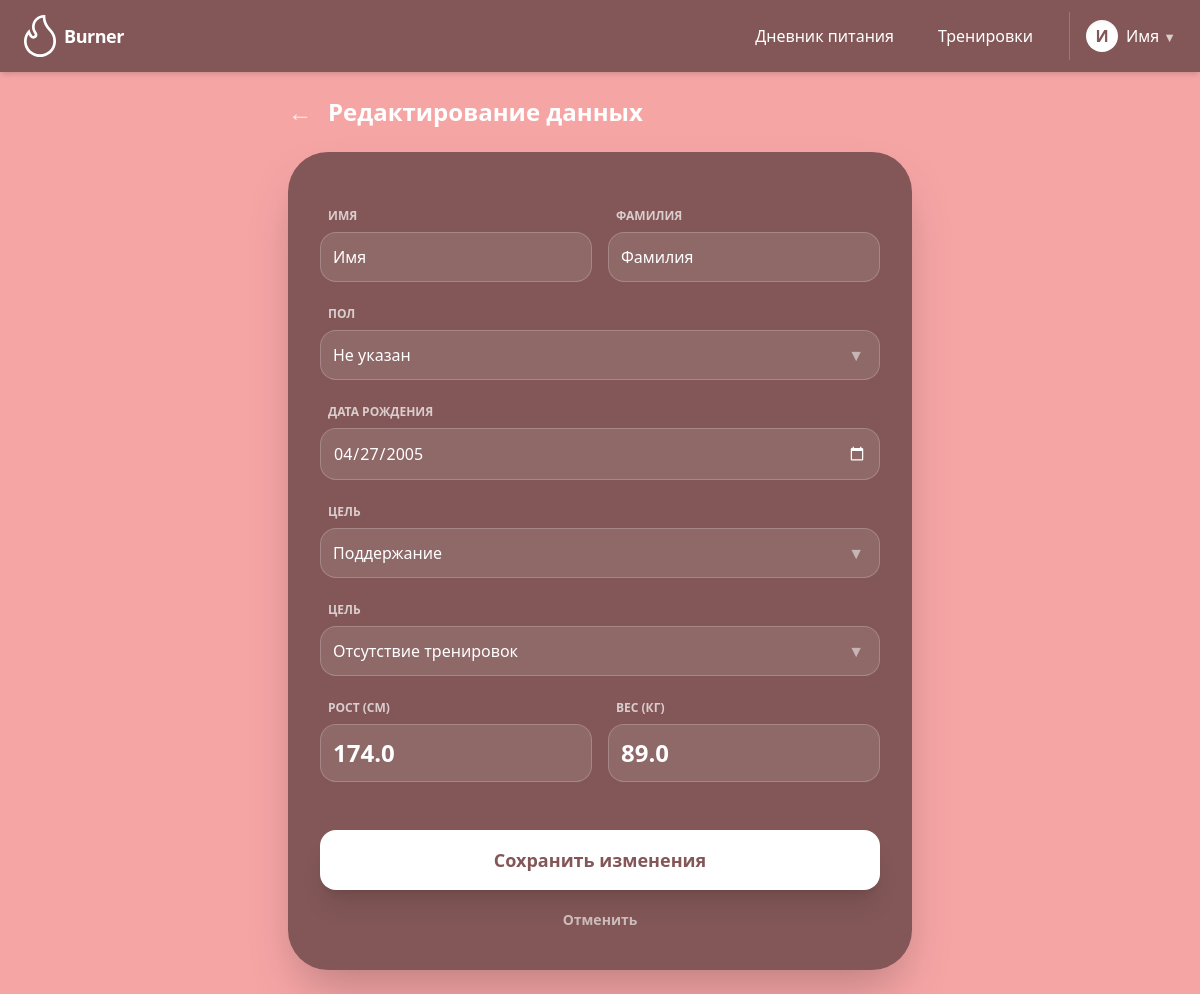
Screenshot of /profile/edit (signed in) with the database file from the repository.
### a_profile/models.py (models this page shows, shortened)
class Profile(models.Model):
    class Male(models.TextChoices):
        MAN = "Мужской", "Мужской"
        WOMAN = (
            "Женский",
            "Женский",
        )
        NONE = "Не указан", "Не указан"
    class Goal(models.TextChoices):
        LOSS = "Сброс", "Сброс"
        MAINTANE = (
            "Поддержание",
            "Поддержание",
        )
        ADD = "Набор", "Набор"
    class Activity(models.IntegerChoices):
        SEAT = 1, "Отсутствие тренировок"
        LIGHT = 2, "1–3 тренировки в неделю"
        MID = 3, "3–5 тренировок в неделю"
        HIGH = 4, "6–7 тренировок в неделю"
        OVERHIGH = 5, "Профессиональный спорт"
    user = models.OneToOneField(User, on_delete=models.CASCADE, related_name="profile")
    f_name = models.CharField(max_length=20, blank=True, default="Имя")
    l_name = models.CharField(max_length=20, blank=True, default="Фамилия")
    email = models.EmailField( blank=True)
    male = models.CharField(max_length=20, choices=Male.choices, default=Male.NONE)
    goal = models.CharField(max_length=20, choices=Goal.choices, default=Goal.MAINTANE)
    activity = models.IntegerField(choices=Activity.choices, default=Activity.LIGHT)
    plusstatus = models.BooleanField(default=False)
    height = models.DecimalField(max_digits=4, decimal_places=1, default=0.0)
    weight = models.DecimalField(max_digits=4, decimal_places=1, default=0.0)
    dete_birth = models.DateField(null=True)
    created = models.DateTimeField(auto_now_add=True)

### a_profile/views.py (the view, shortened to what this page needs)
# urls.py: path('profile/edit', profile_edit_view, name='profile-edit'),
@login_required
def profile_edit_view(request):
    form = ProfileEditForm(instance=request.user.profile)
    return render(request, 'a_profile/profile_edit.html', {'form' : form})

### a_profile/forms.py
class ProfileEditForm(ModelForm):
    class Meta:
        model = Profile
        exclude = ['user', 'plusstatus', 'email']
        labels = {
            'firstname' : 'Имя',
            'lastname' : 'Фамилия',
            'male' : 'Пол',
            'goal' : 'Цель',
            'activity': 'Активность',
            'height' : 'Рост',
            'weight' : 'Вес',
            'dete_birth' : 'Дата рождения',
        }

### templates/a_profile/profile_edit.html (shortened to what this page needs)
{% extends 'base.html' %}
{% load static %}
{% block content %}
<main class="max-w-2xl mx-auto p-6">
    <div class="mb-6 flex items-center gap-4">
        <a href="{% url 'profile' %}" class="text-white opacity-80 hover:opacity-100 transition text-2xl">←</a>
        <h2 class="text-white text-2xl font-bold">Редактирование данных</h2>
    </div>
    <form method="POST" novalidate class="bg-[#835757] rounded-[2.5rem] p-8 text-white shadow-2xl space-y-6">
        <div class="grid grid-cols-1 md:grid-cols-2 gap-4">
            <div class="flex flex-col gap-2">
                <label for="{{ form.f_name.id_for_label }}" class="text-xs uppercase font-bold opacity-70 ml-2">Имя</label>
                <input type="text" name="f_name" id="{{ form.f_name.id_for_label }}"
                       value="{{ form.f_name.value|default:'' }}"
                       class="bg-white/10 border border-white/20 p-3 rounded-2xl outline-none focus:ring-2 focus:ring-white/50 transition">
            </div>
            <div class="flex flex-col gap-2">
                <label for="{{ form.l_name.id_for_label }}" class="text-xs uppercase font-bold opacity-70 ml-2">Фамилия</label>
                <input type="text" name="l_name" id="{{ form.l_name.id_for_label }}"
                       value="{{ form.l_name.value|default:'' }}"
                       class="bg-white/10 border border-white/20 p-3 rounded-2xl outline-none focus:ring-2 focus:ring-white/50 transition">
            </div>
        </div>
        <div class="flex flex-col gap-2">
            <label for="{{ form.male.id_for_label }}" class="text-xs uppercase font-bold opacity-70 ml-2">Пол</label>
            <div class="relative">
                <select name="male" id="{{ form.male.id_for_label }}"
                        class="w-full bg-white/10 border border-white/20 p-3 rounded-2xl outline-none focus:ring-2 focus:ring-white/50 transition appearance-none cursor-pointer">
                    {% for value, text in form.male.field.choices %}
                    <option value="{{ value }}" class="text-black" {% if form.male.value|stringformat:"s" == value|stringformat:"s" %} selected {% endif %}>
                        {{ text }}
                    </option>
                    {% endfor %}
                </select>
                <div class="absolute right-4 top-1/2 -translate-y-1/2 pointer-events-none opacity-50">▼</div>
            </div>
        </div>
        <div class="flex flex-col gap-2">
            <label for="{{ form.dete_birth.id_for_label }}" class="text-xs uppercase font-bold opacity-70 ml-2">Дата рождения</label>
            <input type="date" name="dete_birth" id="{{ form.dete_birth.id_for_label }}"
                   value="{{ form.dete_birth.value|date:'Y-m-d'|default:'' }}"
                   class="bg-white/10 border border-white/20 p-3 rounded-2xl outline-none focus:ring-2 focus:ring-white/50 transition [color-scheme:dark]">
        </div>
        <div class="flex flex-col gap-2">
            <label for="{{ form.goal.id_for_label }}" class="text-xs uppercase font-bold opacity-70 ml-2">Цель</label>
            <div class="relative">
                <select name="goal" id="{{ form.goal.id_for_label }}"
                        class="w-full bg-white/10 border border-white/20 p-3 rounded-2xl outline-none focus:ring-2 focus:ring-white/50 transition appearance-none cursor-pointer">
                    {% for value, text in form.goal.field.choices %}
                    <option value="{{ value }}" class="text-black" {% if form.goal.value|stringformat:"s" == value|stringformat:"s" %} selected {% endif %}>
                        {{ text }}
                    </option>
                    {% endfor %}
                </select>
                <div class="absolute right-4 top-1/2 -translate-y-1/2 pointer-events-none opacity-50">▼</div>
            </div>
        </div>
         <div class="flex flex-col gap-2">
            <label for="{{ form.activity.id_for_label }}" class="text-xs uppercase font-bold opacity-70 ml-2">Цель</label>
            <div class="relative">
                <select name="activity" id="{{ form.activity.id_for_label }}"
                        class="w-full bg-white/10 border border-white/20 p-3 rounded-2xl outline-none focus:ring-2 focus:ring-white/50 transition appearance-none cursor-pointer">
                    {% for value, text in form.activity.field.choices %}
                    <option value="{{ value }}" class="text-black" {% if form.activity.value|stringformat:"s" == value|stringformat:"s" %} selected {% endif %}>
                        {{ text }}
                    </option>
                    {% endfor %}
                </select>
                <div class="absolute right-4 top-1/2 -translate-y-1/2 pointer-events-none opacity-50">▼</div>
            </div>
        </div>
        <div class="grid grid-cols-2 gap-4">
            <div class="flex flex-col gap-2">
                <label for="{{ form.height.id_for_label }}" class="text-xs uppercase font-bold opacity-70 ml-2">Рост (см)</label>
                <input type="number" step="0.1" name="height" id="{{ form.height.id_for_label }}"
                       value="{{ form.height.value|stringformat:'s'|default:'' }}"
                       class="bg-white/10 border border-white/20 p-3 rounded-2xl outline-none focus:ring-2 focus:ring-white/50 transition text-2xl font-black">
            </div>
            <div class="flex flex-col gap-2">
                <label for="{{ form.weight.id_for_label }}" class="text-xs uppercase font-bold opacity-70 ml-2">Вес (кг)</label>
                <input type="number" step="0.1" name="weight" id="{{ form.weight.id_for_label }}"
                       value="{{ form.weight.value|stringformat:'s'|default:'' }}"
                       class="bg-white/10 border border-white/20 p-3 rounded-2xl outline-none focus:ring-2 focus:ring-white/50 transition text-2xl font-black">
            </div>
        </div>
        <div class="pt-6 flex flex-col gap-3">
            <button type="submit"
                    class="w-full bg-white text-[#835757] py-4 rounded-2xl font-black text-lg hover:scale-[1.02] active:scale-95 transition shadow-xl">
                Сохранить изменения
            </button>
            <a href="{% url 'profile' %}"
               class="w-full text-center py-2 opacity-60 hover:opacity-100 transition text-sm font-bold">
                Отменить
            </a>
        </div>
    </form>
</main>
{% endblock %}

### templates/includes/header.html (shortened to what this page needs)
{% load static %}
<header class="flex justify-between items-center bg-[#835757] text-white px-6 py-3 sticky top-0 z-50 shadow-md">
  <a href="/" class="flex items-center gap-2 hover:opacity-80 transition group">
    <img src="{% static 'images/logo.svg' %}" class="w-8 transition-transform group-hover:scale-110" alt="Logo">
    <h1 class="text-lg font-bold tracking-tight">Burner</h1>
  </a>
  <nav class="flex items-center gap-3">
    {% if user.is_authenticated %}
    <a href="{% url 'nutricion'  %}" class="hover:bg-[#573a3a] px-4 py-2 rounded-lg transition font-medium">Дневник
      питания</a>
    <a href="{% url 'workout' %}" class="hover:bg-[#573a3a] px-4 py-2 rounded-lg transition font-medium">Тренировки</a>
    <div class="relative group py-2 ml-2 border-l border-white/20 pl-4">
      <div class="flex items-center gap-2 cursor-pointer">
        {% if user.profile %}
        <div
          class="w-8 h-8 rounded-full bg-white text-[#835757] flex items-center justify-center font-bold shadow-inner">
          {{ user.profile.f_name.0}}
        </div>
        <span class="hidden sm:inline font-medium">{{ user.profile.f_name }} <small class="opacity-70">▼</small></span>
        {% else %}
        <div
          class="w-8 h-8 rounded-full bg-white text-[#835757] flex items-center justify-center font-bold shadow-inner">
          {{ user.username.0}}
        </div>
        <span class="hidden sm:inline font-medium">{{ user.username }} <small class="opacity-70">▼</small></span>
        {% endif %}
      </div>
        {% else %}
        <a href="{% url 'account_login' %}"
          class="bg-white/10 text-white px-4 py-2 rounded-xl font-medium hover:bg-white/20 transition">Войти</a>
        <a href="{% url 'account_signup' %}"
          class="bg-white/20 text-white px-4 py-2 rounded-xl font-bold hover:bg-white/30 transition shadow-md">Регистрация</a>
        {% endif %}
    </div>
  </nav>
</header>

### rows the page displays
Profile: f_name "Имя", l_name "Фамилия", male "Не указан", dete_birth "04/27/2005", goal "Поддержание", height "174.0", weight "89.0"

### other values shown
{{ user.profile.f_name.0 }} "И"
{{ user.profile.f_name }} "Имя"
form field activity "Отсутствие тренировок"
